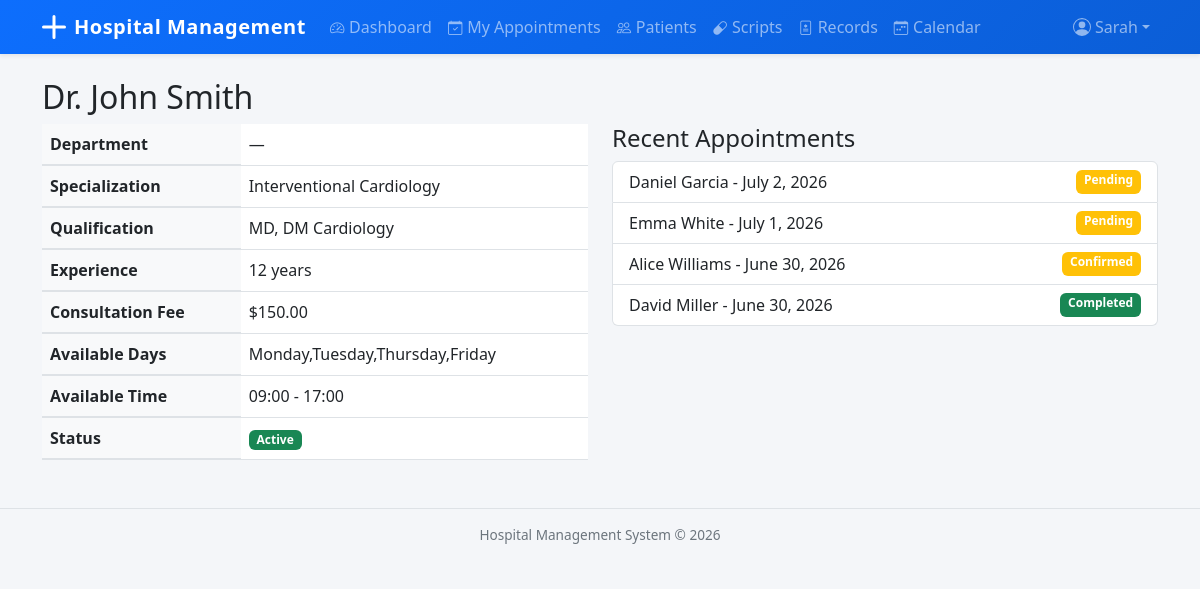
/doctors/1/ (signed in), run on the app's committed database.
### accounts/models.py (models this page shows, shortened)
class User(AbstractUser):
    class Role(models.TextChoices):
        ADMIN = 'Admin', 'Admin'
        DOCTOR = 'Doctor', 'Doctor'
        RECEPTIONIST = 'Receptionist', 'Receptionist'
    role = models.CharField(max_length=20, choices=Role.choices, default=Role.RECEPTIONIST)
    phone_number = models.CharField(max_length=15, blank=True)

### doctors/models.py (models this page shows)
class Doctor(models.Model):
    user = models.OneToOneField(settings.AUTH_USER_MODEL, on_delete=models.CASCADE)
    department = models.ForeignKey(
        'departments.Department', on_delete=models.SET_NULL,
        null=True, blank=True, related_name='doctors'
    )
    specialization = models.CharField(max_length=100)
    qualification = models.CharField(max_length=200)
    experience_years = models.PositiveIntegerField(default=0)
    consultation_fee = models.DecimalField(max_digits=10, decimal_places=2, default=0)
    available_days = models.CharField(
        max_length=100,
        help_text="Comma-separated days (e.g., Monday,Tuesday,Wednesday)"
    )
    available_time_start = models.TimeField(null=True, blank=True)
    available_time_end = models.TimeField(null=True, blank=True)
    is_active = models.BooleanField(default=True)
    class Meta:
        ordering = ['id']
    def __str__(self):
        return f"Dr. {self.user.get_full_name() or self.user.username}"

### appointments/models.py (models this page shows, shortened)
class Appointment(models.Model):
    class Status(models.TextChoices):
        PENDING = 'Pending', 'Pending'
        CONFIRMED = 'Confirmed', 'Confirmed'
        COMPLETED = 'Completed', 'Completed'
        CANCELLED = 'Cancelled', 'Cancelled'
    patient = models.ForeignKey(
        'patients.Patient', on_delete=models.CASCADE, related_name='appointments'
    )
    doctor = models.ForeignKey(
        'doctors.Doctor', on_delete=models.SET_NULL, null=True, related_name='appointments'
    )
    department = models.ForeignKey(
        'departments.Department', on_delete=models.SET_NULL, null=True
    )
    appointment_date = models.DateField()
    appointment_time = models.TimeField()
    status = models.CharField(max_length=20, choices=Status.choices, default=Status.PENDING)
    reason_for_visit = models.TextField(blank=True)
    notes = models.TextField(blank=True)
    created_at = models.DateTimeField(auto_now_add=True)
    class Meta:
        ordering = ['-appointment_date', '-appointment_time']

### patients/models.py (models this page shows)
class Patient(models.Model):
    class Gender(models.TextChoices):
        MALE = 'Male', 'Male'
        FEMALE = 'Female', 'Female'
        OTHER = 'Other', 'Other'
    class BloodGroup(models.TextChoices):
        A_POS = 'A+', 'A+'
        A_NEG = 'A-', 'A-'
        B_POS = 'B+', 'B+'
        B_NEG = 'B-', 'B-'
        AB_POS = 'AB+', 'AB+'
        AB_NEG = 'AB-', 'AB-'
        O_POS = 'O+', 'O+'
        O_NEG = 'O-', 'O-'
    first_name = models.CharField(max_length=50)
    last_name = models.CharField(max_length=50)
    date_of_birth = models.DateField()
    gender = models.CharField(max_length=10, choices=Gender.choices)
    blood_group = models.CharField(max_length=5, choices=BloodGroup.choices, blank=True)
    phone_number = models.CharField(max_length=15)
    email = models.EmailField(blank=True)
    address = models.TextField(blank=True)
    emergency_contact_name = models.CharField(max_length=100, blank=True)
    emergency_contact_phone = models.CharField(max_length=15, blank=True)
    registered_date = models.DateTimeField(auto_now_add=True)
    class Meta:
        ordering = ['first_name', 'last_name']
    def __str__(self):
        return f"{self.first_name} {self.last_name}"

### doctors/views.py (the view)
# urls.py: path('<int:pk>/', views.DoctorDetailView.as_view(), name='doctor_detail'),
class DoctorDetailView(LoginRequiredMixin, DetailView):
    model = Doctor
    template_name = 'doctors/doctor_detail.html'
    context_object_name = 'doctor'
    def get_context_data(self, **kwargs):
        context = super().get_context_data(**kwargs)
        doctor = self.get_object()
        context['appointments'] = Appointment.objects.filter(doctor=doctor)[:10]
        return context

### templates/doctors/doctor_detail.html (shortened to what this page needs)
{% extends 'base.html' %}
{% block content %}
<h2>{{ doctor }}</h2>
<div class="row">
    <div class="col-md-6">
        <table class="table">
            <tr><th>Department</th><td>{{ doctor.department|default:"—" }}</td></tr>
            <tr><th>Specialization</th><td>{{ doctor.specialization }}</td></tr>
            <tr><th>Qualification</th><td>{{ doctor.qualification }}</td></tr>
            <tr><th>Experience</th><td>{{ doctor.experience_years }} years</td></tr>
            <tr><th>Consultation Fee</th><td>${{ doctor.consultation_fee }}</td></tr>
            <tr><th>Available Days</th><td>{{ doctor.available_days }}</td></tr>
            <tr><th>Available Time</th><td>{{ doctor.available_time_start|time:"H:i" }} - {{ doctor.available_time_end|time:"H:i" }}</td></tr>
            <tr><th>Status</th><td>{% if doctor.is_active %}<span class="badge bg-success">Active</span>{% else %}<span class="badge bg-secondary">Inactive</span>{% endif %}</td></tr>
        </table>
    </div>
    <div class="col-md-6">
        <h4>Recent Appointments</h4>
        <ul class="list-group">
        {% for apt in appointments %}
            <li class="list-group-item d-flex justify-content-between">
                {{ apt.patient }} - {{ apt.appointment_date }}
                <span class="badge bg-{% if apt.status == 'Completed' %}success{% elif apt.status == 'Cancelled' %}danger{% else %}warning{% endif %}">{{ apt.status }}</span>
            </li>
        {% empty %}
            <li class="list-group-item text-muted">No appointments yet.</li>
        {% endfor %}
        </ul>
    </div>
</div>
{% endblock %}

### templates/base.html (shortened to what this page needs)
<!DOCTYPE html>
<html lang="en">
<head>
    <link href="https://cdn.jsdelivr.net/npm/bootstrap@5.3.0/dist/css/bootstrap.min.css" rel="stylesheet">
    <link rel="stylesheet" href="https://cdn.jsdelivr.net/npm/bootstrap-icons@1.11.3/font/bootstrap-icons.min.css">
</head>
<body>
    <nav class="navbar navbar-expand-lg navbar-dark bg-primary shadow-sm">
        <div class="container">
            <a class="navbar-brand d-flex align-items-center" href="{% url 'dashboard_redirect' %}">
                <svg xmlns="http://www.w3.org/2000/svg" width="24" height="24" fill="currentColor" class="me-2" viewBox="0 0 16 16">
                    <path d="M8 0a1 1 0 0 1 1 1v6h6a1 1 0 1 1 0 2H9v6a1 1 0 1 1-2 0V9H1a1 1 0 0 1 0-2h6V1a1 1 0 0 1 1-1z"/>
                </svg>
                <span class="d-none d-sm-inline">Hospital Management</span><span class="d-sm-none">HMS</span>
            </a>
            <div class="collapse navbar-collapse" id="navbarNav">
                {% if user.is_authenticated %}
                <ul class="navbar-nav me-auto">
                    {% if user.role == 'Admin' %}
                    <li class="nav-item"><a class="nav-link{% if request.resolver_match.url_name == 'admin_dashboard' %} active{% endif %}" href="{% url 'admin_dashboard' %}"><i class="bi bi-speedometer2 nav-icon"></i>Dashboard</a></li>
                    <li class="nav-item"><a class="nav-link{% if request.resolver_match.url_name == 'department_list' %} active{% endif %}" href="{% url 'department_list' %}"><i class="bi bi-building nav-icon"></i>Departments</a></li>
                    <li class="nav-item"><a class="nav-link{% if 'doctor' in request.resolver_match.url_name %} active{% endif %}" href="{% url 'doctor_list' %}"><i class="bi bi-person-badge nav-icon"></i>Doctors</a></li>
                    <li class="nav-item"><a class="nav-link{% if 'patient' in request.resolver_match.url_name %} active{% endif %}" href="{% url 'patient_list' %}"><i class="bi bi-people nav-icon"></i>Patients</a></li>
                    <li class="nav-item"><a class="nav-link{% if 'appointment' in request.resolver_match.url_name %} active{% endif %}" href="{% url 'appointment_list' %}"><i class="bi bi-calendar-check nav-icon"></i>Appointments</a></li>
                    <li class="nav-item"><a class="nav-link{% if 'prescription' in request.resolver_match.url_name %} active{% endif %}" href="{% url 'prescription_list' %}"><i class="bi bi-capsule nav-icon"></i>Prescriptions</a></li>
                    <li class="nav-item"><a class="nav-link{% if 'record' in request.resolver_match.url_name %} active{% endif %}" href="{% url 'medical_record_list' %}"><i class="bi bi-file-medical nav-icon"></i>Records</a></li>
                    <li class="nav-item"><a class="nav-link{% if 'report' in request.resolver_match.url_name %} active{% endif %}" href="{% url 'patient_report' %}"><i class="bi bi-graph-up nav-icon"></i>Reports</a></li>
                    <li class="nav-item"><a class="nav-link{% if 'calendar' in request.resolver_match.url_name %} active{% endif %}" href="{% url 'doctor_calendar' %}"><i class="bi bi-calendar-week nav-icon"></i>Calendar</a></li>
                    {% elif user.role == 'Doctor' %}
                    <li class="nav-item"><a class="nav-link{% if request.resolver_match.url_name == 'doctor_dashboard' %} active{% endif %}" href="{% url 'doctor_dashboard' %}"><i class="bi bi-speedometer2 nav-icon"></i>Dashboard</a></li>
                    <li class="nav-item"><a class="nav-link" href="{% url 'doctor_appointments' %}"><i class="bi bi-calendar-check nav-icon"></i>My Appointments</a></li>
                    <li class="nav-item"><a class="nav-link{% if 'patient' in request.resolver_match.url_name %} active{% endif %}" href="{% url 'patient_list' %}"><i class="bi bi-people nav-icon"></i>Patients</a></li>
                    <li class="nav-item"><a class="nav-link{% if request.resolver_match.url_name == 'doctor_prescriptions' %} active{% endif %}" href="{% url 'doctor_prescriptions' %}"><i class="bi bi-capsule nav-icon"></i>Scripts</a></li>
                    <li class="nav-item"><a class="nav-link" href="{% url 'doctor_medical_records' %}"><i class="bi bi-file-medical nav-icon"></i>Records</a></li>
                    <li class="nav-item"><a class="nav-link{% if 'calendar' in request.resolver_match.url_name %} active{% endif %}" href="{% url 'doctor_calendar' %}"><i class="bi bi-calendar-week nav-icon"></i>Calendar</a></li>
                    {% endif %}
                </ul>
                <ul class="navbar-nav">
                    <li class="nav-item dropdown">
                        <a class="nav-link dropdown-toggle d-flex align-items-center" href="#" role="button" data-bs-toggle="dropdown">
                            <span class="d-none d-md-inline">{{ user.get_short_name|default:user.username }}</span>
                        </a>
                    </li>
                </ul>
                {% endif %}
            </div>
        </div>
    </nav>
    <div class="container mt-4">
        {% block content %}{% endblock %}
    </div>
    <footer class="footer text-center">
        <div class="container">
            Hospital Management System &copy; {% now "Y" %}
        </div>
    </footer>
</body>
</html>

### templates/base.html (style rules this page uses)
body { background-color: #f4f6f9; }
.navbar { padding-top: 0; padding-bottom: 0; background: linear-gradient(135deg, #0d6efd 0%, #0b5ed7 100%); }
.navbar-brand { font-weight: 700; letter-spacing: 0.5px; padding-top: 0.75rem; padding-bottom: 0.75rem; }
.navbar .nav-link { padding-top: 0.75rem; padding-bottom: 0.75rem; position: relative; transition: background-color 0.15s; }
.table th { background-color: #f8f9fa; border-bottom-width: 2px; }
.footer { font-size: 0.85rem; color: #6c757d; border-top: 1px solid #dee2e6; padding: 1rem 0; margin-top: 2rem; }
.nav-icon { margin-right: 0.3rem; font-size: 0.9rem; }

### data on the page
User: get_short_name "Sarah"
Doctor: user.last_name "Dr. John Smith", department "—", specialization "Interventional Cardiology", qualification "MD, DM Cardiology", experience_years "12", consultation_fee "150.00", available_days "Monday,Tuesday,Thursday,Friday", available_time_start "09:00", available_time_end "17:00"
Appointment: patient "Daniel Garcia", appointment_date "July 2, 2026", status "Pending"
Appointment: patient "Emma White", appointment_date "July 1, 2026", status "Pending"
Appointment: patient "Alice Williams", appointment_date "June 30, 2026", status "Confirmed"
Appointment: patient "David Miller", appointment_date "June 30, 2026", status "Completed"
